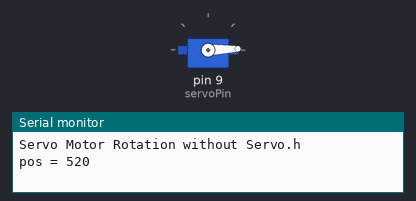
The sketch below on a simulated Arduino Uno, built with avr-gcc and run on an emulated ATmega328P. Shown: servo, the last lines printed to the serial monitor. Wiring (inferred from the names in the program): servo: signal pin 9. Servo pulses on a pin are drawn as a servo (544–2400 µs = 0–180°).

Above: at 0.05 s.
At 1.3 s:
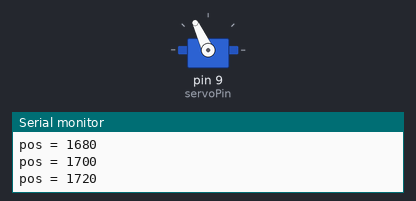
At 2.55 s:
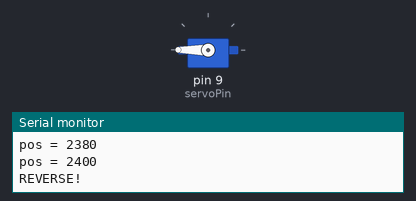
At 4.4 s:
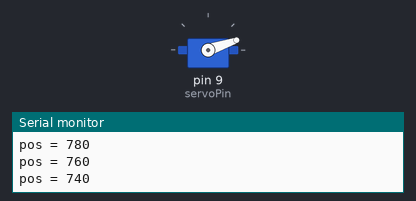
Timing chart, 0 to 6.7 s (numbered marks = the images above):
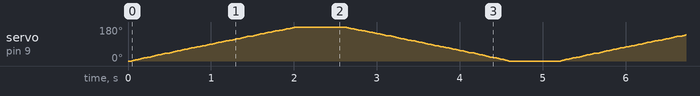

The sketch:

positionalServo_3.ino
```cpp
/*
*
* Roatation of Servo Motor without Servo.h!
*
*/
int servo_zero = 500;
int servo_oneEighty = 2400;
int increment = 20;
int pos = servo_zero;
int servoPin = 9;


void setup() {
  Serial.begin(9600);
  pinMode(servoPin, OUTPUT);
  while(!Serial){}
  Serial.println("Servo Motor Rotation without Servo.h");
}

void loop()
{
  pos += increment;

  if(pos > servo_oneEighty)
  {
    Serial.println("REVERSE!");
    pos = servo_oneEighty;
    increment *= -1;
    delay(500);
  }
  else if(pos < servo_zero)
  {
    Serial.println("FORWARD!");
    pos = servo_zero;
    increment *= -1;
    delay(500);
  }

  Serial.print("pos = ");
  Serial.println(pos);

  digitalWrite(servoPin, HIGH);
  delayMicroseconds(pos);
  digitalWrite(servoPin, LOW);
  delay(20);
}
```
